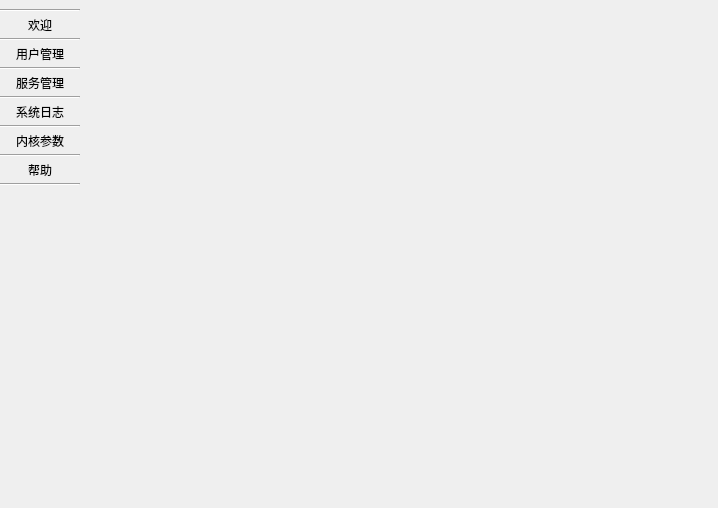
<?xml version="1.0" encoding="UTF-8"?>
<ui version="4.0">
 <class>SysAdmForm</class>
 <widget class="QWidget" name="SysAdmForm">
  <property name="geometry">
   <rect>
    <x>0</x>
    <y>0</y>
    <width>718</width>
    <height>508</height>
   </rect>
  </property>
  <property name="windowTitle">
   <string>Form</string>
  </property>
  <layout class="QGridLayout" name="gridLayout_2">
   <property name="leftMargin">
    <number>0</number>
   </property>
   <property name="topMargin">
    <number>9</number>
   </property>
   <property name="rightMargin">
    <number>0</number>
   </property>
   <property name="bottomMargin">
    <number>0</number>
   </property>
   <property name="spacing">
    <number>6</number>
   </property>
   <item row="0" column="0">
    <widget class="QWidget" name="widget" native="true">
     <property name="styleSheet">
      <string notr="true"/>
     </property>
     <layout class="QGridLayout" name="gridLayout">
      <property name="leftMargin">
       <number>0</number>
      </property>
      <property name="topMargin">
       <number>0</number>
      </property>
      <property name="rightMargin">
       <number>0</number>
      </property>
      <property name="bottomMargin">
       <number>0</number>
      </property>
      <property name="spacing">
       <number>0</number>
      </property>
      <item row="6" column="0">
       <widget class="Line" name="line_3">
        <property name="orientation">
         <enum>Qt::Horizontal</enum>
        </property>
       </widget>
      </item>
      <item row="5" column="0">
       <widget class="QPushButton" name="svrMgrButton">
        <property name="font">
         <font>
          <weight>50</weight>
          <bold>false</bold>
         </font>
        </property>
        <property name="text">
         <string>服务管理</string>
        </property>
        <property name="checkable">
         <bool>true</bool>
        </property>
        <property name="autoExclusive">
         <bool>true</bool>
        </property>
        <property name="autoDefault">
         <bool>false</bool>
        </property>
        <property name="default">
         <bool>false</bool>
        </property>
        <property name="flat">
         <bool>true</bool>
        </property>
        <attribute name="buttonGroup">
         <string notr="true">buttonGroup</string>
        </attribute>
       </widget>
      </item>
      <item row="7" column="0">
       <widget class="QPushButton" name="syslogButton">
        <property name="text">
         <string>系统日志</string>
        </property>
        <property name="checkable">
         <bool>true</bool>
        </property>
        <property name="checked">
         <bool>false</bool>
        </property>
        <property name="autoExclusive">
         <bool>true</bool>
        </property>
        <property name="autoDefault">
         <bool>false</bool>
        </property>
        <property name="default">
         <bool>false</bool>
        </property>
        <property name="flat">
         <bool>true</bool>
        </property>
        <attribute name="buttonGroup">
         <string notr="true">buttonGroup</string>
        </attribute>
       </widget>
      </item>
      <item row="2" column="0">
       <widget class="Line" name="line">
        <property name="orientation">
         <enum>Qt::Horizontal</enum>
        </property>
       </widget>
      </item>
      <item row="9" column="0">
       <widget class="QPushButton" name="kernParamButton">
        <property name="text">
         <string>内核参数</string>
        </property>
        <property name="checkable">
         <bool>true</bool>
        </property>
        <property name="checked">
         <bool>false</bool>
        </property>
        <property name="autoExclusive">
         <bool>true</bool>
        </property>
        <property name="autoDefault">
         <bool>false</bool>
        </property>
        <property name="default">
         <bool>false</bool>
        </property>
        <property name="flat">
         <bool>true</bool>
        </property>
        <attribute name="buttonGroup">
         <string notr="true">buttonGroup</string>
        </attribute>
       </widget>
      </item>
      <item row="1" column="0">
       <widget class="QPushButton" name="indexButton">
        <property name="mouseTracking">
         <bool>false</bool>
        </property>
        <property name="styleSheet">
         <string notr="true"/>
        </property>
        <property name="text">
         <string>欢迎</string>
        </property>
        <property name="checkable">
         <bool>true</bool>
        </property>
        <property name="autoExclusive">
         <bool>true</bool>
        </property>
        <property name="autoDefault">
         <bool>false</bool>
        </property>
        <property name="default">
         <bool>false</bool>
        </property>
        <property name="flat">
         <bool>true</bool>
        </property>
        <attribute name="buttonGroup">
         <string notr="true">buttonGroup</string>
        </attribute>
       </widget>
      </item>
      <item row="8" column="0">
       <widget class="Line" name="line_5">
        <property name="orientation">
         <enum>Qt::Horizontal</enum>
        </property>
       </widget>
      </item>
      <item row="11" column="0">
       <widget class="QPushButton" name="helpButton">
        <property name="text">
         <string>帮助</string>
        </property>
        <property name="checkable">
         <bool>true</bool>
        </property>
        <property name="checked">
         <bool>false</bool>
        </property>
        <property name="autoExclusive">
         <bool>true</bool>
        </property>
        <property name="autoDefault">
         <bool>false</bool>
        </property>
        <property name="default">
         <bool>false</bool>
        </property>
        <property name="flat">
         <bool>true</bool>
        </property>
        <attribute name="buttonGroup">
         <string notr="true">buttonGroup</string>
        </attribute>
       </widget>
      </item>
      <item row="10" column="0">
       <widget class="Line" name="line_6">
        <property name="orientation">
         <enum>Qt::Horizontal</enum>
        </property>
       </widget>
      </item>
      <item row="0" column="0">
       <widget class="Line" name="line_4">
        <property name="orientation">
         <enum>Qt::Horizontal</enum>
        </property>
       </widget>
      </item>
      <item row="4" column="0">
       <widget class="Line" name="line_2">
        <property name="orientation">
         <enum>Qt::Horizontal</enum>
        </property>
       </widget>
      </item>
      <item row="13" column="0">
       <spacer name="verticalSpacer">
        <property name="orientation">
         <enum>Qt::Vertical</enum>
        </property>
        <property name="sizeHint" stdset="0">
         <size>
          <width>20</width>
          <height>40</height>
         </size>
        </property>
       </spacer>
      </item>
      <item row="3" column="0">
       <widget class="QPushButton" name="userMgrButton">
        <property name="text">
         <string>用户管理</string>
        </property>
        <property name="checkable">
         <bool>true</bool>
        </property>
        <property name="autoExclusive">
         <bool>true</bool>
        </property>
        <property name="autoDefault">
         <bool>false</bool>
        </property>
        <property name="default">
         <bool>false</bool>
        </property>
        <property name="flat">
         <bool>true</bool>
        </property>
        <attribute name="buttonGroup">
         <string notr="true">buttonGroup</string>
        </attribute>
       </widget>
      </item>
      <item row="12" column="0">
       <widget class="Line" name="line_7">
        <property name="orientation">
         <enum>Qt::Horizontal</enum>
        </property>
       </widget>
      </item>
     </layout>
    </widget>
   </item>
   <item row="0" column="1">
    <widget class="QStackedWidget" name="stackedWidget">
     <property name="currentIndex">
      <number>1</number>
     </property>
     <widget class="QWidget" name="page"/>
     <widget class="QWidget" name="page_2"/>
    </widget>
   </item>
  </layout>
 </widget>
 <resources/>
 <connections/>
 <buttongroups>
  <buttongroup name="buttonGroup"/>
 </buttongroups>
</ui>
